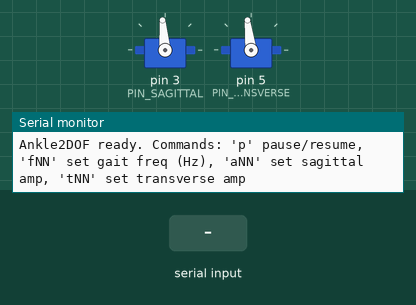
Recording of a sketch running on a simulated Arduino Uno, built with avr-gcc and run on an emulated ATmega328P. Parts: 2 × servo, the last lines printed to the serial monitor. The inputs (shaded band) are chosen by the test bench. Random numbers use the default seed unless the sketch sets one.

Above: at 1.2 s.
1.3 s: "f1.2\n" received over Serial
At 1.69 s:
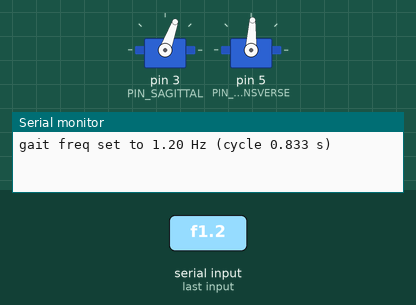
4.3 s: "a40\n" received over Serial
At 5.68 s:
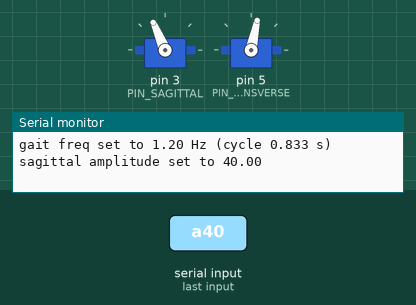
7.3 s: "p\n" received over Serial
Timing chart, 0 to 10.3 s (numbered marks = the images above; inputs shaded):
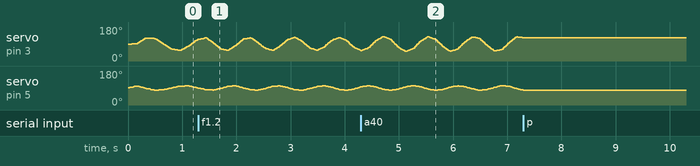

The sketch:

2Dof-ankle.ino
```cpp
#include <Servo.h>

// -------------------- Hardware pins --------------------
const uint8_t PIN_SAGITTAL    = 3;   // servo driving sagittal axis (dorsiflexion/plantarflexion)
const uint8_t PIN_TRANSVERSE  = 5;   // servo driving transverse axis (inversion/eversion)

Servo servoSag, servoTrans;

// -------------------- Calibration & limits --------------------
// Offsets (servo center positions for neutral pose). Tune on your hardware.
int offsetSag = 90;      // neutral servo angle (degrees)
int offsetTrans = 90;

// Inversion flags (1 or -1) if servo mounting is flipped
int invSag = 1;
int invTrans = 1;

// Safety servo limits (degrees)
const int SERVO_MIN = 0;
const int SERVO_MAX = 180;

int clampServo(int v){
  if (v < SERVO_MIN) return SERVO_MIN;
  if (v > SERVO_MAX) return SERVO_MAX;
  return v;
}

// -------------------- Motion parameters (tweakable) --------------------
float sagittalAmplitudeDeg = 35.0;    // peak from neutral (start conservative; can go up to ~45)
float transverseAmplitudeDeg = 12.0;  // peak from neutral (start conservative; can go up to ~15)

float gaitCycleSec = 1.0;   // duration of one gait cycle in seconds (0.6 - 1.2 typical walking)
unsigned long lastMillis = 0;

// human-like micro-correction parameters
float microCorrectionMagnitude = 1.2; // degrees
unsigned long microCorrectionInterval = 700; // ms
unsigned long lastMicro = 0;
float microSag = 0.0;
float microTrans = 0.0;

// phase shift: transverse slightly lags sagittal for natural motion
float phaseShift = 0.35; // fraction of cycle (0..1). 0.25-0.5 gives a natural lag

// control flags
bool runGait = true;

// interpolation (smoothing) - number of steps for move interpolation
const uint8_t INTERP_STEPS = 12;

// -------------------- Utility helpers --------------------
float clampf(float x, float a, float b){ return (x < a) ? a : (x > b) ? b : x; }
float degToServo(int offset, int inversion, float deg){ // map joint deg to servo command
  int s = round(offset + inversion * deg);
  return (float)clampServo(s);
}

// -------------------- Setup / Loop --------------------
void setup(){
  Serial.begin(115200);
  servoSag.attach(PIN_SAGITTAL);
  servoTrans.attach(PIN_TRANSVERSE);

  // go to neutral
  servoSag.write(offsetSag);
  servoTrans.write(offsetTrans);

  lastMillis = millis();
  lastMicro = millis();

  Serial.println("Ankle2DOF ready. Commands: 'p' pause/resume, 'fNN' set gait freq (Hz), 'aNN' set sagittal amp, 'tNN' set transverse amp");
}

void loop(){
  // handle serial commands without blocking
  handleSerial();

  if (!runGait) {
    delay(10);
    return;
  }

  unsigned long now = millis();
  float dt = (now - lastMillis) / 1000.0;
  lastMillis = now;

  // calculate phase (0..1) for gait cycle
  static float phase = 0.0;
  float cycleSec = gaitCycleSec;
  phase += dt / cycleSec;
  if (phase >= 1.0) phase -= 1.0;

  // basic sinusoidal human-like pattern
  // sagittal: primary walking waveform (sin)
  float sagittalJointDeg = sagittalAmplitudeDeg * sinf(2.0 * PI * phase); // -A..+A

  // transverse: smaller amplitude, phase-shifted to lag/lead
  float transversePhase = phase + phaseShift;
  if (transversePhase >= 1.0) transversePhase -= 1.0;
  float transverseJointDeg = transverseAmplitudeDeg * sinf(2.0 * PI * transversePhase);

  // micro-corrections every microCorrectionInterval ms to break perfect periodicity (more natural)
  if (now - lastMicro >= microCorrectionInterval){
    lastMicro = now;
    microSag = ((float)random(-100,100)/100.0f) * microCorrectionMagnitude;   // ±mag
    microTrans = ((float)random(-100,100)/100.0f) * (microCorrectionMagnitude * 0.6f);
  }
  // apply a small low-pass to micro corrections so they are smooth (simple linear decay)
  microSag *= 0.98;
  microTrans *= 0.98;

  sagittalJointDeg += microSag;
  transverseJointDeg += microTrans;

  // safety clamp to documented ranges (based on project): sagittal approx ±45, transverse approx ±15
  sagittalJointDeg = clampf(sagittalJointDeg, -50.0, 50.0);   // small margin
  transverseJointDeg = clampf(transverseJointDeg, -20.0, 20.0);

  // Convert to servo angles
  int servoCmdSag = (int)round(degToServo(offsetSag, invSag, sagittalJointDeg));
  int servoCmdTrans = (int)round(degToServo(offsetTrans, invTrans, transverseJointDeg));

  // Smooth interpolation: read current commanded by previous writes isn't easily readable from hobby servos,
  // so we simply step toward target for nicer motion
  static int lastCmdSag = offsetSag, lastCmdTrans = offsetTrans;
  for (uint8_t step = 1; step <= INTERP_STEPS; ++step){
    float t = (float)step / INTERP_STEPS;
    int sSag = round(lastCmdSag + t * (servoCmdSag - lastCmdSag));
    int sTrans = round(lastCmdTrans + t * (servoCmdTrans - lastCmdTrans));
    servoSag.write(sSag);
    servoTrans.write(sTrans);
    delay( (uint16_t)( (gaitCycleSec*1000.0) / (INTERP_STEPS*6.0) ) ); // small delay tuned for smoothness
  }
  lastCmdSag = servoCmdSag;
  lastCmdTrans = servoCmdTrans;
}

// -------------------- Serial control --------------------
void handleSerial(){
  if (!Serial.available()) return;
  String s = Serial.readStringUntil('\n');
  s.trim();
  if (s.length() == 0) return;

  if (s == "p"){
    runGait = !runGait;
    Serial.print("runGait=");
    Serial.println(runGait ? "ON" : "OFF");
    return;
  }
  // set gait frequency in Hz, e.g. "f1.2"
  if (s.charAt(0) == 'f'){
    float hz = s.substring(1).toFloat();
    if (hz > 0.05){
      gaitCycleSec = 1.0 / hz;
      Serial.print("gait freq set to ");
      Serial.print(hz);
      Serial.print(" Hz (cycle ");
      Serial.print(gaitCycleSec,3);
      Serial.println(" s)");
    }
    return;
  }
  // set sagittal amplitude deg e.g. "a40"
  if (s.charAt(0) == 'a'){
    float a = s.substring(1).toFloat();
    sagittalAmplitudeDeg = clampf(a, 0.0, 50.0);
    Serial.print("sagittal amplitude set to ");
    Serial.println(sagittalAmplitudeDeg);
    return;
  }
  // set transverse amplitude e.g. "t12"
  if (s.charAt(0) == 't'){
    float a = s.substring(1).toFloat();
    transverseAmplitudeDeg = clampf(a, 0.0, 25.0);
    Serial.print("transverse amplitude set to ");
    Serial.println(transverseAmplitudeDeg);
    return;
  }

  Serial.println("Unknown cmd. Use 'p' pause/resume, 'fNN' freqHz, 'aNN' sagittal amp, 'tNN' transverse amp");
}
```
